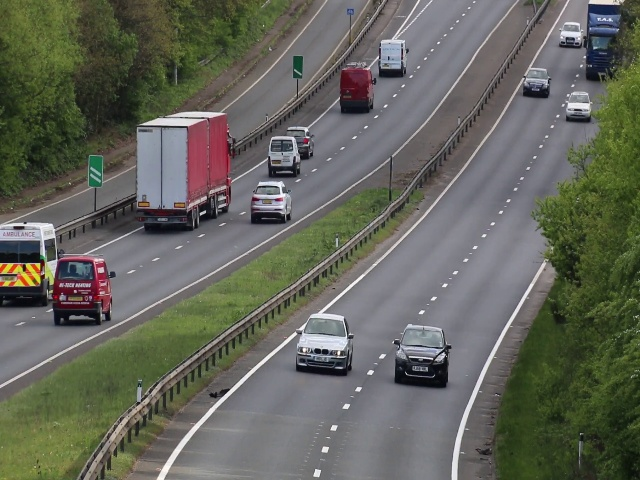
#> input picture Object tracking/car/images/train/image_100.jpg, 640 x 480 px, found by its file name; its folder holds 4 pictures in this run
$ python Prepare_train_data.py
#> lines starting #> are read from the running program, lines starting #| are printed output that depends on the picture
import os
from tqdm import tqdm
import cv2
import numpy as np
from random import shuffle

TRAIN_PATH = 'DogvsCat/Train'
IMG_SIZE = 100


def label_img(img):
    world_label = img.split('.')[0]
    if world_label == 'cat':
        return 0
    if world_label == 'dog':
        return 1


def create_train_data():
    training_data = []
    X = []
    y = []
    for img in tqdm(os.listdir(TRAIN_PATH)):
        label = label_img(img)
        path = os.path.join(TRAIN_PATH, img)
        img = cv2.resize(cv2.imread(path, cv2.IMREAD_GRAYSCALE), (IMG_SIZE, IMG_SIZE))
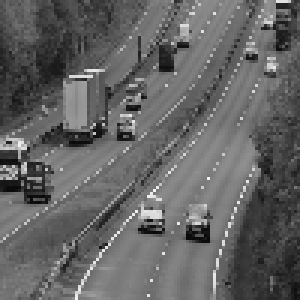
#> img: shape (100, 100) (shown 3 times larger); min 8, max 244, mean 99.4

        training_data.append([img,label])
#> pass 2 of the loop in create_train_data, `for img in tqdm(os.listdir(TRAIN_PATH)):`:
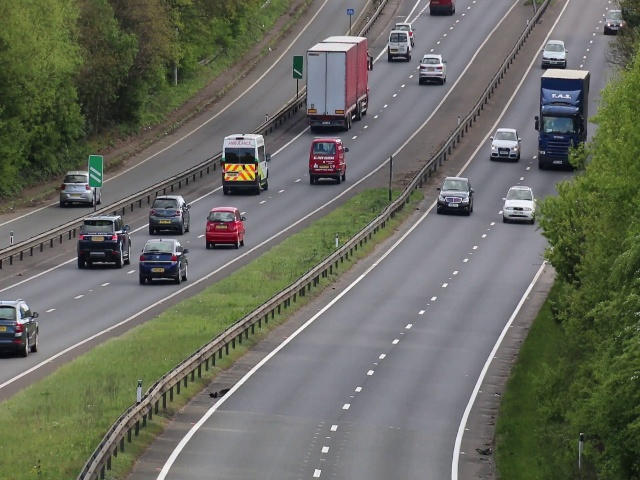
#> input picture Object tracking/car/images/train/image_105.jpg, 640 x 480 px, found by its file name
#> in create_train_data, `img = cv2.resize(cv2.imread(path, cv2.IMREAD_GRAYSCALE), (IMG_SIZE, IM..`:
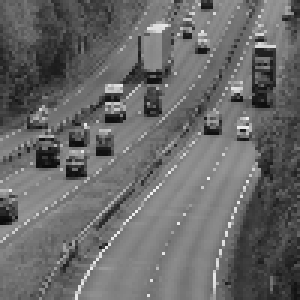
#> img: shape (100, 100) (shown 3 times larger); min 10, max 239, mean 104.6
#> pass 3 of the loop in create_train_data, `for img in tqdm(os.listdir(TRAIN_PATH)):`:
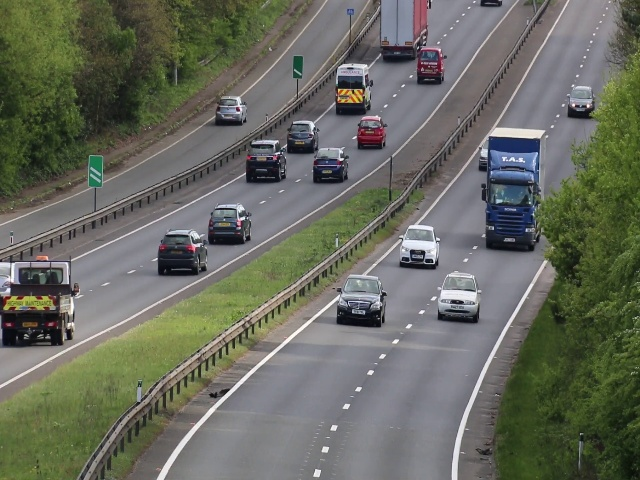
#> input picture Object tracking/car/images/train/image_109.jpg, 640 x 480 px, found by its file name
#> in create_train_data, `img = cv2.resize(cv2.imread(path, cv2.IMREAD_GRAYSCALE), (IMG_SIZE, IM..`:
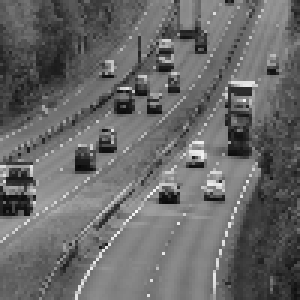
#> img: shape (100, 100) (shown 3 times larger); min 8, max 251, mean 104.4
#> the loop made 4 passes; the first 3 are shown

    shuffle(training_data)

    for features, label in training_data:
        X.append(features)
        y.append(label)

    X = np.array(X).reshape(-1, IMG_SIZE, IMG_SIZE, 1)

    np.save('DogvsCat/X_train.npy', X)
    np.save('DogvsCat/y_train.npy', y)

create_train_data()
